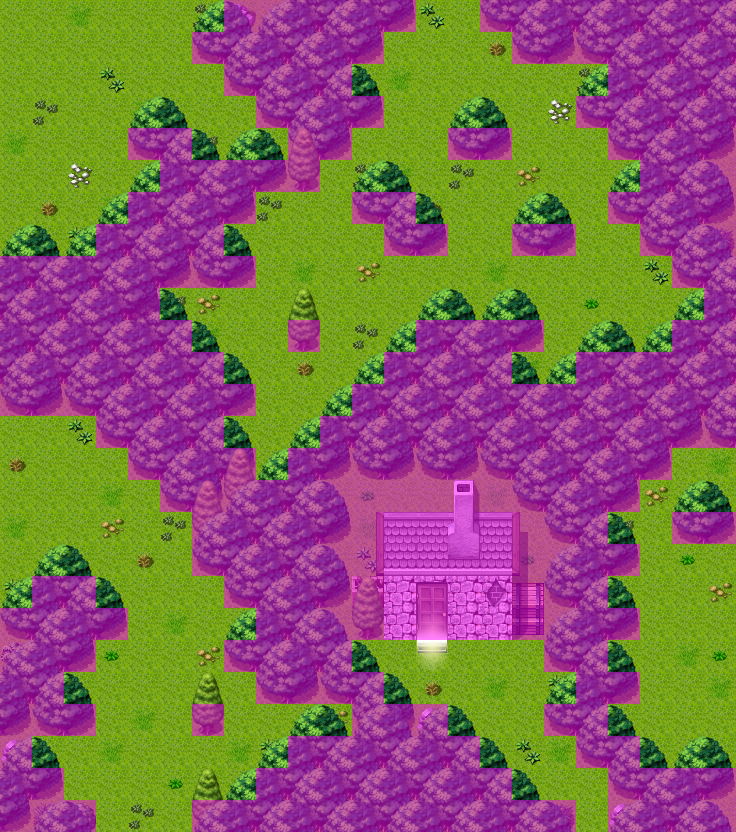

This game map was drawn from its Tiled (.tmx) file and the tilesets committed beside it. A one-line description and the trimmed map source follow:
An orthogonal 23x26 tile map with 32x32 px tiles, 4 tile layers (Ground, Objects, Above, Walkable), 40 tilesets and 11 objects (8x mapchange, 2x spawn, sign).

<map version="1.0" orientation="orthogonal" width="23" height="26" tilewidth="32" tileheight="32">
 <properties>
  <property name="outside" value="1" />
 </properties>
 <tileset firstgid="1" name="map_bed_1" tilewidth="32" tileheight="32">
  <image source="../drawable/map_bed_1.png" width="512" height="256" />
 </tileset>
 <tileset firstgid="129" name="map_border_1" tilewidth="32" tileheight="32">
  <image source="../drawable/map_border_1.png" width="512" height="256" />
 </tileset>
 <tileset firstgid="257" name="map_bridge_1" tilewidth="32" tileheight="32">
  <image source="../drawable/map_bridge_1.png" width="512" height="256" />
 </tileset>
 <tileset firstgid="385" name="map_broken_1" tilewidth="32" tileheight="32">
  <image source="../drawable/map_broken_1.png" width="512" height="256" />
 </tileset>
 <tileset firstgid="513" name="map_cavewall_1" tilewidth="32" tileheight="32">
  <image source="../drawable/map_cavewall_1.png" width="576" height="192" />
 </tileset>
 <tileset firstgid="621" name="map_cavewall_2" tilewidth="32" tileheight="32">
  <image source="../drawable/map_cavewall_2.png" width="576" height="192" />
 </tileset>
 <tileset firstgid="729" name="map_cavewall_3" tilewidth="32" tileheight="32">
  <image source="../drawable/map_cavewall_3.png" width="576" height="192" />
 </tileset>
 <tileset firstgid="837" name="map_chair_table_1" tilewidth="32" tileheight="32">
  <image source="../drawable/map_chair_table_1.png" width="512" height="256" />
 </tileset>
 <tileset firstgid="965" name="map_crate_1" tilewidth="32" tileheight="32">
  <image source="../drawable/map_crate_1.png" width="512" height="256" />
 </tileset>
 <tileset firstgid="1093" name="map_cupboard_1" tilewidth="32" tileheight="32">
  <image source="../drawable/map_cupboard_1.png" width="512" height="256" />
 </tileset>
 <tileset firstgid="1221" name="map_curtain_1" tilewidth="32" tileheight="32">
  <image source="../drawable/map_curtain_1.png" width="512" height="256" />
 </tileset>
 <tileset firstgid="1349" name="map_entrance_1" tilewidth="32" tileheight="32">
  <image source="../drawable/map_entrance_1.png" width="512" height="256" />
 </tileset>
 <tileset firstgid="1477" name="map_fence_1" tilewidth="32" tileheight="32">
  <image source="../drawable/map_fence_1.png" width="512" height="256" />
 </tileset>
 <tileset firstgid="1605" name="map_fence_2" tilewidth="32" tileheight="32">
  <image source="../drawable/map_fence_2.png" width="512" height="256" />
 </tileset>
 <tileset firstgid="1733" name="map_ground_1" tilewidth="32" tileheight="32">
  <image source="../drawable/map_ground_1.png" width="512" height="256" />
 </tileset>
 <tileset firstgid="1861" name="map_ground_2" tilewidth="32" tileheight="32">
  <image source="../drawable/map_ground_2.png" width="512" height="256" />
 </tileset>
 <tileset firstgid="1989" name="map_ground_3" tilewidth="32" tileheight="32">
  <image source="../drawable/map_ground_3.png" width="512" height="256" />
 </tileset>
 <tileset firstgid="2117" name="map_ground_4" tilewidth="32" tileheight="32">
  <image source="../drawable/map_ground_4.png" width="512" height="256" />
 </tileset>
 <tileset firstgid="2245" name="map_ground_5" tilewidth="32" tileheight="32">
  <image source="../drawable/map_ground_5.png" width="512" height="256" />
 </tileset>
 <tileset firstgid="2373" name="map_ground_6" tilewidth="32" tileheight="32">
  <image source="../drawable/map_ground_6.png" width="512" height="256" />
 </tileset>
 <tileset firstgid="2501" name="map_ground_7" tilewidth="32" tileheight="32">
  <image source="../drawable/map_ground_7.png" width="512" height="256" />
 </tileset>
 <tileset firstgid="2629" name="map_ground_8" tilewidth="32" tileheight="32">
  <image source="../drawable/map_ground_8.png" width="512" height="256" />
 </tileset>
 <tileset firstgid="2757" name="map_indoor_1" tilewidth="32" tileheight="32">
  <image source="../drawable/map_indoor_1.png" width="512" height="256" />
 </tileset>
 <tileset firstgid="2885" name="map_kitchen_1" tilewidth="32" tileheight="32">
  <image source="../drawable/map_kitchen_1.png" width="512" height="256" />
 </tileset>
 <tileset firstgid="3013" name="map_outdoor_1" tilewidth="32" tileheight="32">
  <image source="../drawable/map_outdoor_1.png" width="512" height="256" />
 </tileset>
 <tileset firstgid="3141" name="map_pillar_1" tilewidth="32" tileheight="32">
  <image source="../drawable/map_pillar_1.png" width="512" height="256" />
 </tileset>
 <tileset firstgid="3269" name="map_plant_1" tilewidth="32" tileheight="32">
  <image source="../drawable/map_plant_1.png" width="512" height="256" />
 </tileset>
 <tileset firstgid="3397" name="map_rock_1" tilewidth="32" tileheight="32">
  <image source="../drawable/map_rock_1.png" width="512" height="256" />
 </tileset>
 <tileset firstgid="3525" name="map_roof_1" tilewidth="32" tileheight="32">
  <image source="../drawable/map_roof_1.png" width="512" height="256" />
 </tileset>
 <tileset firstgid="3653" name="map_roof_2" tilewidth="32" tileheight="32">
  <image source="../drawable/map_roof_2.png" width="512" height="256" />
 </tileset>
 <tileset firstgid="3781" name="map_shop_1" tilewidth="32" tileheight="32">
  <image source="../drawable/map_shop_1.png" width="512" height="256" />
 </tileset>
 <tileset firstgid="3909" name="map_sign_ladder_1" tilewidth="32" tileheight="32">
  <image source="../drawable/map_sign_ladder_1.png" width="512" height="256" />
 </tileset>
 <tileset firstgid="4037" name="map_table_1" tilewidth="32" tileheight="32">
  <image source="../drawable/map_table_1.png" width="512" height="256" />
 </tileset>
 <tileset firstgid="4165" name="map_trail_1" tilewidth="32" tileheight="32">
  <image source="../drawable/map_trail_1.png" width="512" height="256" />
 </tileset>
 <tileset firstgid="4293" name="map_tree_1" tilewidth="32" tileheight="32">
  <image source="../drawable/map_tree_1.png" width="512" height="256" />
 </tileset>
 <tileset firstgid="4421" name="map_wall_1" tilewidth="32" tileheight="32">
  <image source="../drawable/map_wall_1.png" width="512" height="256" />
 </tileset>
 <tileset firstgid="4549" name="map_wall_2" tilewidth="32" tileheight="32">
  <image source="../drawable/map_wall_2.png" width="480" height="256" />
 </tileset>
 <tileset firstgid="4669" name="map_wall_3" tilewidth="32" tileheight="32">
  <image source="../drawable/map_wall_3.png" width="480" height="256" />
 </tileset>
 <tileset firstgid="4789" name="map_window_1" tilewidth="32" tileheight="32">
  <image source="../drawable/map_window_1.png" width="512" height="256" />
 </tileset>
 <tileset firstgid="4917" name="map_window_2" tilewidth="32" tileheight="32">
  <image source="../drawable/map_window_2.png" width="512" height="256" />
 </tileset>
 <layer name="Ground" width="23" height="26">
  <data>[598 cells, 598 non-empty, 6 distinct tile ids]</data>
 </layer>
 <layer name="Objects" width="23" height="26">
  <data>[598 cells, 179 non-empty, 23 distinct tile ids]</data>
 </layer>
 <layer name="Above" width="23" height="26">
  <data>[598 cells, 113 non-empty, 12 distinct tile ids]</data>
 </layer>
 <layer name="Walkable" width="23" height="26">
  <data>[598 cells, 323 non-empty, 1 distinct tile ids]</data>
 </layer>
 <objectgroup name="Mapevents" width="0" height="0" visible="0">
  <!-- 9 objects omitted --></objectgroup>
 <objectgroup name="Spawn" width="0" height="0" visible="0">
  <!-- 2 objects omitted --></objectgroup>
 <objectgroup name="Keys" width="0" height="0" visible="0" />
</map>
<!-- 11 of 11 objects omitted -->
